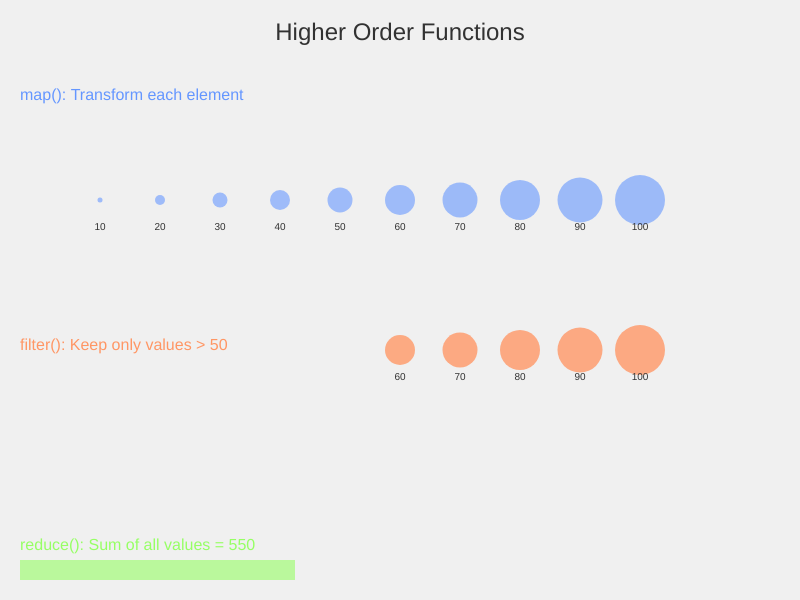
Frame 1 (no input)
Frame 60 (no input): identical to frame 1, image omitted
Frame 120 (the mouse pressed at the canvas centre since frame 60): identical to frame 1, image omitted

The p5.js sketch that drew this single still picture (run headless with seeded random() and noise() and a simulated clock; from frame 60 on, the mouse is pressed at the canvas centre):

// p5.js sketch
// ── sketch.js
/*
 * Example 16: Higher Order Functions (map, filter, reduce)
 *
 * This sketch demonstrates the three most important higher order functions
 * for working with arrays in JavaScript.
 *
 * Key concepts covered:
 * - map(): Transform each element → same length, different values
 * - filter(): Keep only matching elements → shorter array
 * - reduce(): Combine all elements → single value
 */

let numbers = [10, 20, 30, 40, 50, 60, 70, 80, 90, 100];
let positions = [];
let filteredPositions = [];
let sum = 0;

function setup() {
  createCanvas(800, 600);
  background(240);
  
  // ---- Example 1: map() - Transform each element ----
  // map() applies a function to each element and returns a new array
  // Original array: [10, 20, 30, ...]
  // Result: [100, 200, 300, ...] (each multiplied by 10)
  
  // Using a named function
  let multiplied = numbers.map(multiplyByTen);
  
  // Using an anonymous function
  let doubled = numbers.map(function(num) {
    return num * 2;
  });
  
  // Using an arrow function (modern syntax)
  let positionsX = numbers.map(num => num * 5);
  
  // Create positions array for visualization
  positions = numbers.map((num, index) => {
    return {
      x: 100 + index * 60,
      y: 200,
      size: num / 2,
      value: num
    };
  });
  
  // ---- Example 2: filter() - Keep only matching elements ----
  // filter() keeps only elements where the function returns true
  // Original: [10, 20, 30, 40, 50, 60, 70, 80, 90, 100]
  // Result: [20, 40, 60, 80, 100] (only even numbers)
  
  let evenNumbers = numbers.filter(isEven);
  
  // Using arrow function
  let largeNumbers = numbers.filter(num => num > 50);
  
  // Filter positions to show only large circles
  filteredPositions = positions.filter(pos => pos.value > 50);
  
  // ---- Example 3: reduce() - Combine all elements ----
  // reduce() combines all elements into a single value
  // Original: [10, 20, 30, 40, 50, 60, 70, 80, 90, 100]
  // Result: 550 (sum of all numbers)
  
  // Using a named function
  sum = numbers.reduce(addNumbers, 0);
  
  // Using arrow function
  let product = numbers.reduce((total, num) => total * num, 1);
  
  console.log("Original numbers:", numbers);
  console.log("Even numbers:", evenNumbers);
  console.log("Sum:", sum);
  console.log("Product:", product);
}

function draw() {
  background(240);
  
  // Draw title
  fill(50);
  textSize(24);
  textAlign(CENTER);
  text("Higher Order Functions", width / 2, 40);
  
  // ---- Visualize map() ----
  textSize(16);
  textAlign(LEFT);
  fill(100, 150, 255);
  text("map(): Transform each element", 20, 100);
  
  // Draw all circles (transformed positions)
  positions.forEach((pos, index) => {
    fill(100, 150, 255, 150);
    noStroke();
    circle(pos.x, pos.y, pos.size);
    
    // Label
    fill(50);
    textSize(10);
    textAlign(CENTER);
    text(pos.value, pos.x, pos.y + 30);
  });
  
  // ---- Visualize filter() ----
  fill(255, 150, 100);
  textAlign(LEFT);
  textSize(16);
  text("filter(): Keep only values > 50", 20, 350);
  
  // Draw only filtered circles
  filteredPositions.forEach((pos) => {
    fill(255, 150, 100, 200);
    noStroke();
    circle(pos.x, pos.y + 150, pos.size);
    
    // Label
    fill(50);
    textSize(10);
    textAlign(CENTER);
    text(pos.value, pos.x, pos.y + 180);
  });
  
  // ---- Visualize reduce() ----
  fill(150, 255, 100);
  textAlign(LEFT);
  textSize(16);
  text("reduce(): Sum of all values = " + sum, 20, 550);
  
  // Draw sum visualization
  fill(150, 255, 100, 150);
  rect(20, 560, sum / 2, 20);
}

// ---- Helper Functions for map, filter, reduce ----

// For map()
function multiplyByTen(num) {
  return num * 10;
}

// For filter()
function isEven(num) {
  return num % 2 === 0;  // Returns true if number is even
}

// For reduce()
function addNumbers(total, num) {
  return total + num;  // Accumulate sum
}

/*
 * KEY INSIGHTS:
 * 
 * 1. map() - Transform each element
 *    - Input: [10, 20, 30]
 *    - Function: multiply by 2
 *    - Output: [20, 40, 60]
 *    - Same length, different values
 * 
 * 2. filter() - Keep only matching elements
 *    - Input: [10, 20, 30, 40, 50]
 *    - Function: keep if > 30
 *    - Output: [40, 50]
 *    - Shorter array, same form
 * 
 * 3. reduce() - Combine all elements
 *    - Input: [10, 20, 30]
 *    - Function: add together
 *    - Output: 60
 *    - Single value
 * 
 * All three take a function as an argument - that's why they're
 * called "higher order functions"!
 */

// ── style.css
body {
  margin: 0;
  padding: 20px;
  font-family: 'Courier New', monospace;
  background-color: #f5f5f5;
}

canvas {
  display: block;
  margin: 0 auto;
  border: 2px solid #333;
  box-shadow: 0 4px 8px rgba(0, 0, 0, 0.1);
}
